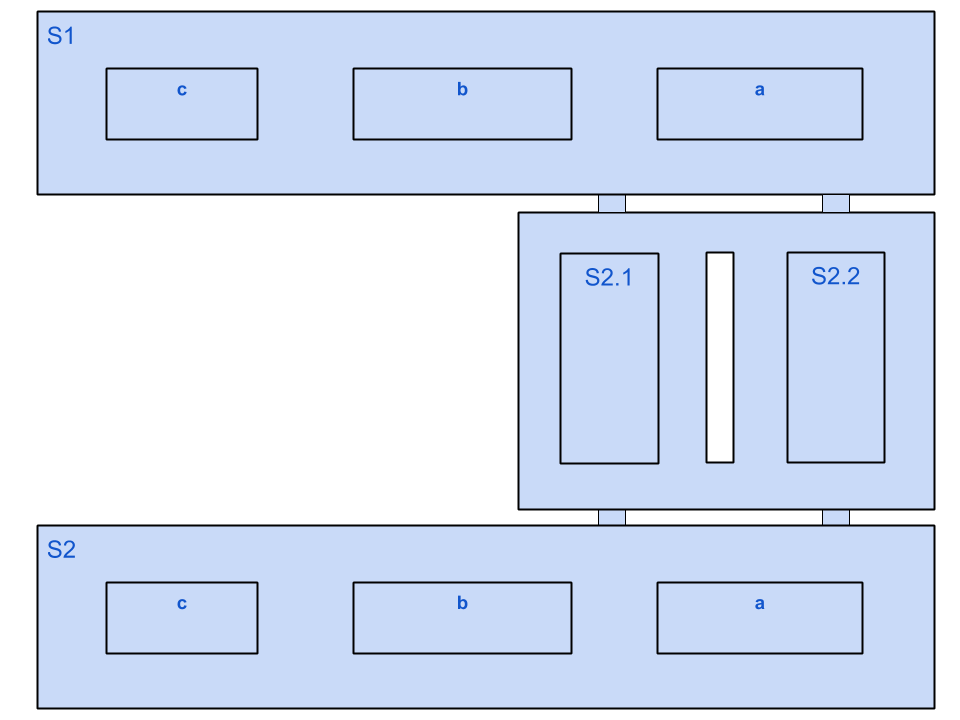
#> input picture assets/images/overview_B3_cluster_1.png, 960 x 720 px; the run also reads 1 picture not shown here
$ python try.py
#> lines starting #> are read from the running program, lines starting #| are printed output that depends on the picture
import numpy as np
import cv2

img = cv2.imread('../assets/images/overview_B3_cluster_1.png')
#> img is the input picture: shape (720, 960, 3); mean B, G, R 242.7, 223.8, 213
overlay_t = cv2.imread('stickman.png',-1) # -1 loads with transparency


def overlay_transparent(background_img, img_to_overlay_t, x, y, overlay_size=None):

#> called with x = 194, y = 42, overlay_size = (200, 200)
	cv2.imshow('image',overlay_t)
	cv2.waitKey(0)
	"""
	@brief      Overlays a transparant PNG onto another image using CV2

	@param      background_img    The background image
	@param      img_to_overlay_t  The transparent image to overlay (has alpha channel)
	@param      x                 x location to place the top-left corner of our overlay
	@param      y                 y location to place the top-left corner of our overlay
	@param      overlay_size      The size to scale our overlay to (tuple), no scaling if None

	@return     Background image with overlay on top
	"""

	bg_img = background_img.copy()

	if overlay_size is not None:
		img_to_overlay_t = cv2.resize(overlay_t.copy(), overlay_size)

	# Extract the alpha mask of the RGBA image, convert to RGB
	b,g,r,a = cv2.split(img_to_overlay_t)
#> b: shape (200, 200); every value is 0
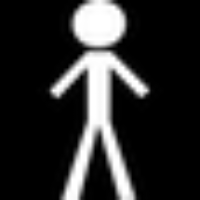
#> a: shape (200, 200); min 0, max 255, mean 44.2
	overlay_color = cv2.merge((b,g,r))
#> overlay_color: shape (200, 200, 3); every value is 0

	# Apply some simple filtering to remove edge noise
	# mask = cv2.medianBlur(a,1)

	h, w, _ = overlay_color.shape
#> h = 200; w = 200
	roi = bg_img[y:y+h, x:x+w]
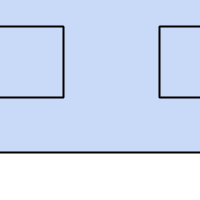
#> roi: shape (200, 200, 3); mean B, G, R 242.8, 220.6, 208.1

	# Black-out the area behind the logo in our original ROI
	img1_bg = cv2.bitwise_and(roi.copy(),roi.copy())

	# Mask out the logo from the logo image.
	img2_fg = cv2.bitwise_and(overlay_color,overlay_color)

	# Update the original image with our new ROI
	bg_img[y:y+h, x:x+w] = cv2.add(img1_bg, img2_fg)

	return bg_img

cv2.imshow('image',overlay_transparent(img, overlay_t,194,42, (200,200)))
cv2.waitKey(0)
